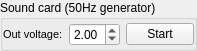
      <widget class="QGroupBox" name="groupBox_23">
       <property name="geometry">
        <rect>
         <x>401</x>
         <y>170</y>
         <width>197</width>
         <height>51</height>
        </rect>
       </property>
       <property name="title">
        <string>Sound card (50Hz generator)</string>
       </property>
       <widget class="QWidget" name="horizontalLayoutWidget_2">
        <property name="geometry">
         <rect>
          <x>3</x>
          <y>19</y>
          <width>191</width>
          <height>31</height>
         </rect>
        </property>
        <layout class="QHBoxLayout" name="horizontalLayout_5">
         <item>
          <widget class="QLabel" name="label_100">
           <property name="text">
            <string>&lt;!DOCTYPE HTML PUBLIC &quot;-//W3C//DTD HTML 4.0//EN&quot; &quot;http://www.w3.org/TR/REC-html40/strict.dtd&quot;&gt;
&lt;html&gt;&lt;head&gt;&lt;meta name=&quot;qrichtext&quot; content=&quot;1&quot; /&gt;&lt;style type=&quot;text/css&quot;&gt;
p, li { white-space: pre-wrap; }
&lt;/style&gt;&lt;/head&gt;&lt;body style=&quot; font-family:'MS Shell Dlg 2'; font-size:8pt; font-weight:400; font-style:normal;&quot;&gt;
&lt;p style=&quot; margin-top:0px; margin-bottom:0px; margin-left:0px; margin-right:0px; -qt-block-indent:0; text-indent:0px;&quot;&gt;Out voltage:&lt;/p&gt;&lt;/body&gt;&lt;/html&gt;</string>
           </property>
          </widget>
         </item>
         <item>
          <widget class="QDoubleSpinBox" name="doubleSpinBox">
           <property name="minimum">
            <double>0.010000000000000</double>
           </property>
           <property name="maximum">
            <double>8.000000000000000</double>
           </property>
           <property name="singleStep">
            <double>0.010000000000000</double>
           </property>
           <property name="value">
            <double>2.000000000000000</double>
           </property>
          </widget>
         </item>
         <item>
          <widget class="QPushButton" name="pbStartLevCol_2">
           <property name="minimumSize">
            <size>
             <width>0</width>
             <height>21</height>
            </size>
           </property>
           <property name="styleSheet">
            <string notr="true"/>
           </property>
           <property name="text">
            <string>Start</string>
           </property>
           <property name="checkable">
            <bool>true</bool>
           </property>
          </widget>
         </item>
        </layout>
       </widget>
      </widget>
